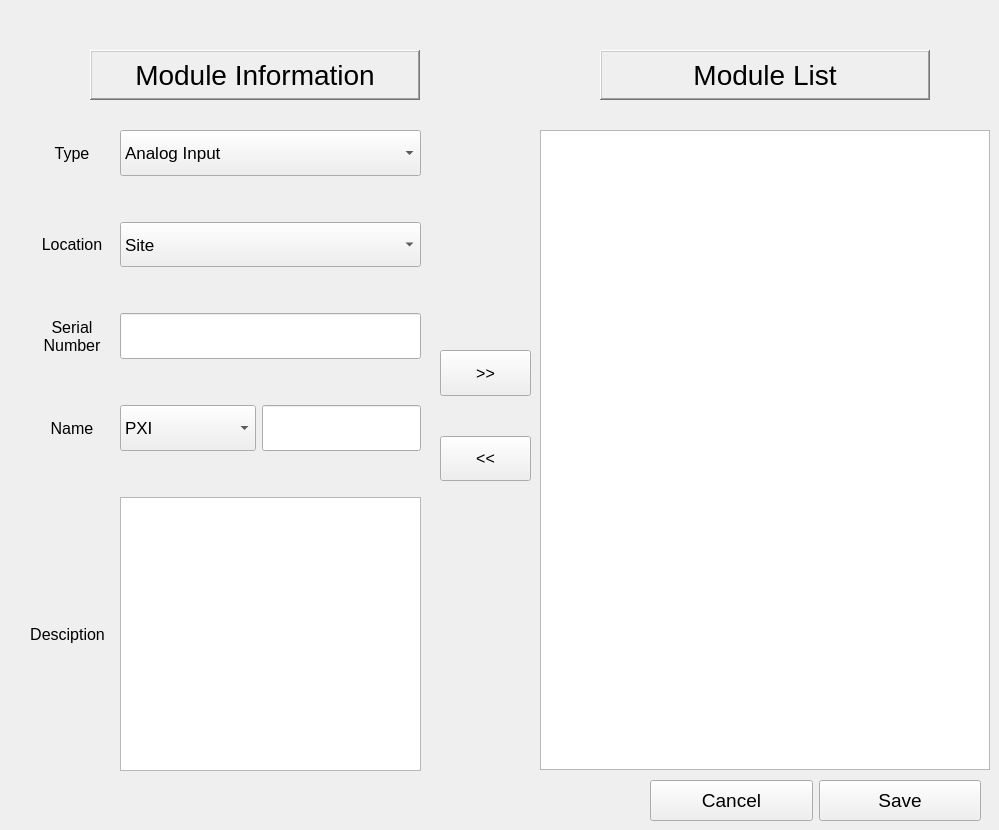
  <widget class="QWidget" name="module_tab">
   <attribute name="title">
    <string>MODULE</string>
   </attribute>
   <widget class="QLabel" name="label_5">
    <property name="geometry">
     <rect>
      <x>600</x>
      <y>50</y>
      <width>330</width>
      <height>50</height>
     </rect>
    </property>
    <property name="font">
     <font>
      <pointsize>21</pointsize>
     </font>
    </property>
    <property name="frameShape">
     <enum>QFrame::WinPanel</enum>
    </property>
    <property name="frameShadow">
     <enum>QFrame::Raised</enum>
    </property>
    <property name="lineWidth">
     <number>3</number>
    </property>
    <property name="text">
     <string>Module List</string>
    </property>
    <property name="alignment">
     <set>Qt::AlignCenter</set>
    </property>
    <property name="margin">
     <number>2</number>
    </property>
   </widget>
   <widget class="QLabel" name="label_2">
    <property name="geometry">
     <rect>
      <x>90</x>
      <y>50</y>
      <width>330</width>
      <height>50</height>
     </rect>
    </property>
    <property name="font">
     <font>
      <pointsize>21</pointsize>
     </font>
    </property>
    <property name="frameShape">
     <enum>QFrame::WinPanel</enum>
    </property>
    <property name="frameShadow">
     <enum>QFrame::Raised</enum>
    </property>
    <property name="lineWidth">
     <number>3</number>
    </property>
    <property name="text">
     <string>Module Information</string>
    </property>
    <property name="alignment">
     <set>Qt::AlignCenter</set>
    </property>
    <property name="margin">
     <number>2</number>
    </property>
   </widget>
   <widget class="QWidget" name="verticalLayoutWidget">
    <property name="geometry">
     <rect>
      <x>440</x>
      <y>350</y>
      <width>91</width>
      <height>131</height>
     </rect>
    </property>
    <layout class="QVBoxLayout" name="verticalLayout_4" stretch="6,0,6">
     <property name="spacing">
      <number>0</number>
     </property>
     <item>
      <widget class="QPushButton" name="addmodlist">
       <property name="sizePolicy">
        <sizepolicy hsizetype="Minimum" vsizetype="Expanding">
         <horstretch>0</horstretch>
         <verstretch>0</verstretch>
        </sizepolicy>
       </property>
       <property name="font">
        <font>
         <pointsize>12</pointsize>
        </font>
       </property>
       <property name="text">
        <string>&gt;&gt;</string>
       </property>
      </widget>
     </item>
     <item>
      <spacer name="verticalSpacer">
       <property name="orientation">
        <enum>Qt::Vertical</enum>
       </property>
       <property name="sizeHint" stdset="0">
        <size>
         <width>20</width>
         <height>40</height>
        </size>
       </property>
      </spacer>
     </item>
     <item>
      <widget class="QPushButton" name="delmodlist">
       <property name="sizePolicy">
        <sizepolicy hsizetype="Minimum" vsizetype="Expanding">
         <horstretch>0</horstretch>
         <verstretch>0</verstretch>
        </sizepolicy>
       </property>
       <property name="font">
        <font>
         <pointsize>12</pointsize>
        </font>
       </property>
       <property name="text">
        <string>&lt;&lt;</string>
       </property>
      </widget>
     </item>
    </layout>
   </widget>
   <widget class="QWidget" name="horizontalLayoutWidget_3">
    <property name="geometry">
     <rect>
      <x>30</x>
      <y>130</y>
      <width>391</width>
      <height>641</height>
     </rect>
    </property>
    <layout class="QHBoxLayout" name="horizontalLayout_3">
     <item>
      <layout class="QVBoxLayout" name="verticalLayout_5" stretch="2,0,2,0,2,0,2,0,12">
       <item>
        <widget class="QLabel" name="label_6">
         <property name="sizePolicy">
          <sizepolicy hsizetype="Preferred" vsizetype="Expanding">
           <horstretch>0</horstretch>
           <verstretch>0</verstretch>
          </sizepolicy>
         </property>
         <property name="font">
          <font>
           <pointsize>12</pointsize>
          </font>
         </property>
         <property name="text">
          <string>Type</string>
         </property>
         <property name="alignment">
          <set>Qt::AlignCenter</set>
         </property>
        </widget>
       </item>
       <item>
        <spacer name="verticalSpacer_5">
         <property name="orientation">
          <enum>Qt::Vertical</enum>
         </property>
         <property name="sizeHint" stdset="0">
          <size>
           <width>20</width>
           <height>40</height>
          </size>
         </property>
        </spacer>
       </item>
       <item>
        <widget class="QLabel" name="label_7">
         <property name="sizePolicy">
          <sizepolicy hsizetype="Preferred" vsizetype="Expanding">
           <horstretch>0</horstretch>
           <verstretch>0</verstretch>
          </sizepolicy>
         </property>
         <property name="font">
          <font>
           <pointsize>12</pointsize>
          </font>
         </property>
         <property name="text">
          <string>Location</string>
         </property>
         <property name="alignment">
          <set>Qt::AlignCenter</set>
         </property>
        </widget>
       </item>
       <item>
        <spacer name="verticalSpacer_6">
         <property name="orientation">
          <enum>Qt::Vertical</enum>
         </property>
         <property name="sizeHint" stdset="0">
          <size>
           <width>20</width>
           <height>40</height>
          </size>
         </property>
        </spacer>
       </item>
       <item>
        <widget class="QLabel" name="label_19">
         <property name="sizePolicy">
          <sizepolicy hsizetype="Preferred" vsizetype="Expanding">
           <horstretch>0</horstretch>
           <verstretch>0</verstretch>
          </sizepolicy>
         </property>
         <property name="font">
          <font>
           <pointsize>12</pointsize>
          </font>
         </property>
         <property name="text">
          <string>Serial
Number</string>
         </property>
         <property name="alignment">
          <set>Qt::AlignCenter</set>
         </property>
        </widget>
       </item>
       <item>
        <spacer name="verticalSpacer_16">
         <property name="orientation">
          <enum>Qt::Vertical</enum>
         </property>
         <property name="sizeHint" stdset="0">
          <size>
           <width>20</width>
           <height>40</height>
          </size>
         </property>
        </spacer>
       </item>
       <item>
        <widget class="QLabel" name="label_8">
         <property name="sizePolicy">
          <sizepolicy hsizetype="Preferred" vsizetype="Expanding">
           <horstretch>0</horstretch>
           <verstretch>0</verstretch>
          </sizepolicy>
         </property>
         <property name="font">
          <font>
           <pointsize>12</pointsize>
          </font>
         </property>
         <property name="text">
          <string>Name</string>
         </property>
         <property name="alignment">
          <set>Qt::AlignCenter</set>
         </property>
        </widget>
       </item>
       <item>
        <spacer name="verticalSpacer_7">
         <property name="orientation">
          <enum>Qt::Vertical</enum>
         </property>
         <property name="sizeHint" stdset="0">
          <size>
           <width>20</width>
           <height>40</height>
          </size>
         </property>
        </spacer>
       </item>
       <item>
        <widget class="QLabel" name="label_9">
         <property name="sizePolicy">
          <sizepolicy hsizetype="Preferred" vsizetype="Expanding">
           <horstretch>0</horstretch>
           <verstretch>0</verstretch>
          </sizepolicy>
         </property>
         <property name="font">
          <font>
           <pointsize>12</pointsize>
          </font>
         </property>
         <property name="text">
          <string>Desciption  </string>
         </property>
         <property name="alignment">
          <set>Qt::AlignCenter</set>
         </property>
        </widget>
       </item>
      </layout>
     </item>
     <item>
      <layout class="QVBoxLayout" name="verticalLayout_6" stretch="2,0,2,0,2,0,2,0,12">
       <item>
        <widget class="QComboBox" name="modtype">
         <property name="sizePolicy">
          <sizepolicy hsizetype="Preferred" vsizetype="Expanding">
           <horstretch>0</horstretch>
           <verstretch>0</verstretch>
          </sizepolicy>
         </property>
         <property name="font">
          <font>
           <pointsize>13</pointsize>
          </font>
         </property>
         <item>
          <property name="text">
           <string>Analog Input</string>
          </property>
         </item>
         <item>
          <property name="text">
           <string>Analog Output</string>
          </property>
         </item>
         <item>
          <property name="text">
           <string>Digital Input</string>
          </property>
         </item>
         <item>
          <property name="text">
           <string>Digital Output</string>
          </property>
         </item>
        </widget>
       </item>
       <item>
        <spacer name="verticalSpacer_2">
         <property name="orientation">
          <enum>Qt::Vertical</enum>
         </property>
         <property name="sizeHint" stdset="0">
          <size>
           <width>20</width>
           <height>40</height>
          </size>
         </property>
        </spacer>
       </item>
       <item>
        <widget class="QComboBox" name="modloc">
         <property name="sizePolicy">
          <sizepolicy hsizetype="Preferred" vsizetype="Expanding">
           <horstretch>0</horstretch>
           <verstretch>0</verstretch>
          </sizepolicy>
         </property>
         <property name="font">
          <font>
           <pointsize>13</pointsize>
          </font>
         </property>
         <item>
          <property name="text">
           <string>Site</string>
          </property>
         </item>
         <item>
          <property name="text">
           <string>Plant</string>
          </property>
         </item>
        </widget>
       </item>
       <item>
        <spacer name="verticalSpacer_15">
         <property name="orientation">
          <enum>Qt::Vertical</enum>
         </property>
         <property name="sizeHint" stdset="0">
          <size>
           <width>20</width>
           <height>40</height>
          </size>
         </property>
        </spacer>
       </item>
       <item>
        <widget class="QLineEdit" name="modsernum">
         <property name="sizePolicy">
          <sizepolicy hsizetype="Expanding" vsizetype="Expanding">
           <horstretch>0</horstretch>
           <verstretch>0</verstretch>
          </sizepolicy>
         </property>
         <property name="font">
          <font>
           <pointsize>13</pointsize>
          </font>
         </property>
        </widget>
       </item>
       <item>
        <spacer name="verticalSpacer_3">
         <property name="orientation">
          <enum>Qt::Vertical</enum>
         </property>
         <property name="sizeHint" stdset="0">
          <size>
           <width>20</width>
           <height>40</height>
          </size>
         </property>
        </spacer>
       </item>
       <item>
        <layout class="QHBoxLayout" name="horizontalLayout_5" stretch="2,0">
         <item>
          <widget class="QComboBox" name="modkind">
           <property name="sizePolicy">
            <sizepolicy hsizetype="Preferred" vsizetype="Expanding">
             <horstretch>0</horstretch>
             <verstretch>0</verstretch>
            </sizepolicy>
           </property>
           <property name="font">
            <font>
             <pointsize>13</pointsize>
            </font>
           </property>
           <item>
            <property name="text">
             <string>PXI</string>
            </property>
           </item>
           <item>
            <property name="text">
             <string>RTP</string>
            </property>
           </item>
          </widget>
         </item>
         <item>
          <widget class="QLineEdit" name="modname">
           <property name="sizePolicy">
            <sizepolicy hsizetype="Expanding" vsizetype="Expanding">
             <horstretch>0</horstretch>
             <verstretch>0</verstretch>
            </sizepolicy>
           </property>
           <property name="font">
            <font>
             <pointsize>13</pointsize>
            </font>
           </property>
          </widget>
         </item>
        </layout>
       </item>
       <item>
        <spacer name="verticalSpacer_4">
         <property name="orientation">
          <enum>Qt::Vertical</enum>
         </property>
         <property name="sizeHint" stdset="0">
          <size>
           <width>20</width>
           <height>40</height>
          </size>
         </property>
        </spacer>
       </item>
       <item>
        <widget class="QTextEdit" name="moddesc">
         <property name="sizePolicy">
          <sizepolicy hsizetype="Expanding" vsizetype="Expanding">
           <horstretch>0</horstretch>
           <verstretch>0</verstretch>
          </sizepolicy>
         </property>
         <property name="font">
          <font>
           <pointsize>13</pointsize>
          </font>
         </property>
        </widget>
       </item>
      </layout>
     </item>
    </layout>
   </widget>
   <widget class="QListWidget" name="modlist">
    <property name="geometry">
     <rect>
      <x>540</x>
      <y>130</y>
      <width>450</width>
      <height>640</height>
     </rect>
    </property>
    <property name="font">
     <font>
      <pointsize>12</pointsize>
     </font>
    </property>
   </widget>
   <widget class="QWidget" name="horizontalLayoutWidget_6">
    <property name="geometry">
     <rect>
      <x>650</x>
      <y>780</y>
      <width>331</width>
      <height>41</height>
     </rect>
    </property>
    <layout class="QHBoxLayout" name="horizontalLayout_7">
     <item>
      <widget class="QPushButton" name="modcancel">
       <property name="sizePolicy">
        <sizepolicy hsizetype="Minimum" vsizetype="Expanding">
         <horstretch>0</horstretch>
         <verstretch>0</verstretch>
        </sizepolicy>
       </property>
       <property name="font">
        <font>
         <pointsize>14</pointsize>
        </font>
       </property>
       <property name="text">
        <string>Cancel</string>
       </property>
      </widget>
     </item>
     <item>
      <widget class="QPushButton" name="modsave">
       <property name="sizePolicy">
        <sizepolicy hsizetype="Minimum" vsizetype="Expanding">
         <horstretch>0</horstretch>
         <verstretch>0</verstretch>
        </sizepolicy>
       </property>
       <property name="font">
        <font>
         <pointsize>14</pointsize>
        </font>
       </property>
       <property name="text">
        <string>Save</string>
       </property>
      </widget>
     </item>
    </layout>
   </widget>
  </widget>
